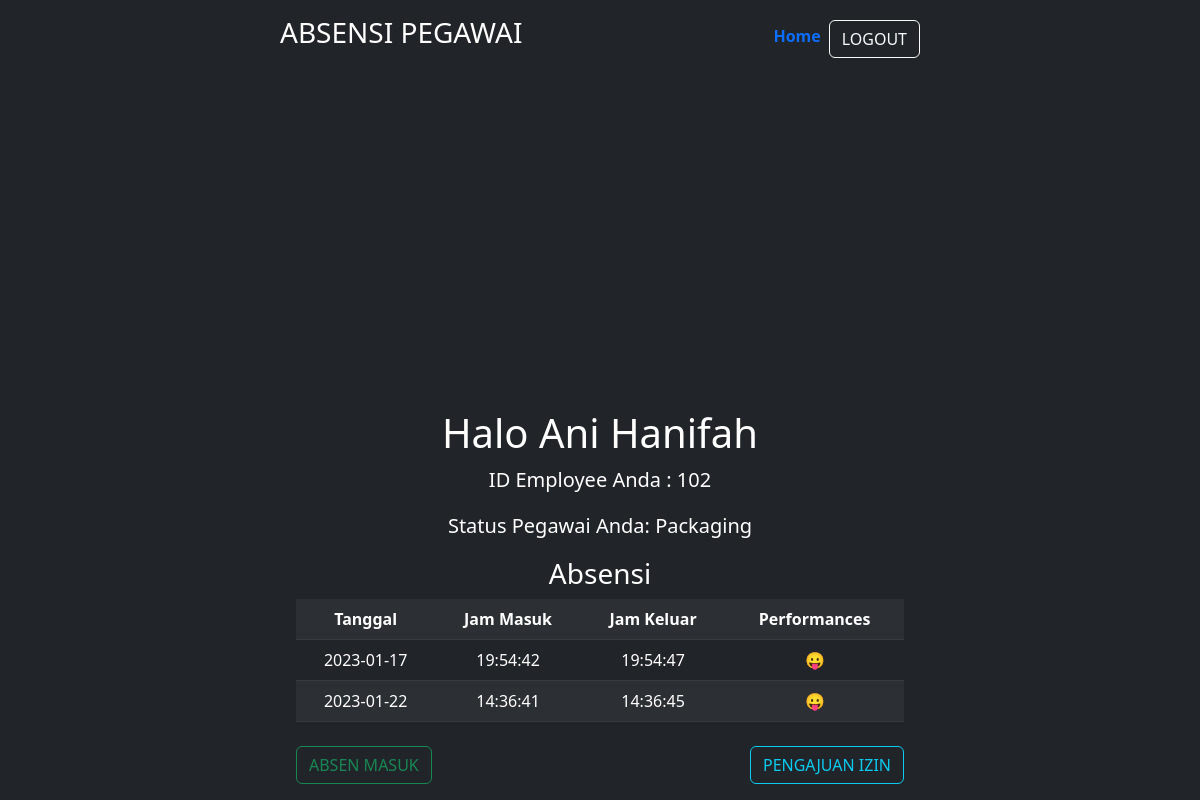
The page /dashboard/index.php (signed in) on the database its author committed.
### tables this page shows
CREATE TABLE `attendances` (
  `id` int(11) NOT NULL,
  `employee_id` int(8) NOT NULL,
  `tgl` varchar(255) DEFAULT NULL,
  `clock_in` varchar(255) DEFAULT NULL,
  `clock_out` varchar(255) DEFAULT NULL
);

### dashboard/absensi.php (the view, shortened to what this page needs)
<table class="table table-striped table-dark table-hover">
    <tr>
        <th>Tanggal</th>
        <th>Jam Masuk</th>
        <th>Jam Keluar</th>
        <th>Performances</th>
    </tr>
    <?php
    include "../connection.php";
    $employee_id = $_SESSION['employee_id'];
    $sql = "SELECT * FROM attendances WHERE employee_id = $employee_id";
    $result = $db->query($sql);
    while ($row = $result->fetch_assoc()) {
        echo "<tr>";
        echo "<td>" . $row['tgl'] . "</td>";
        echo "<td>" . $row['clock_in'] . "</td>";
        if (empty($row['clock_out'])) {
            echo "<td>
                    <form action='action.php' method='POST'>
                        <button type='submit' name='keluar' class='btn btn-outline-warning btn-sm'>ABSEN KELUAR</button>
                    </form>
                  </td>";
        } else {
            echo "<td>" . $row['clock_out'] . "</td>";
        }
        echo "<td> 😛</td>";
        echo "</tr>";
    }
    ?>
</table>

### rows shown on the page
attendances: tgl "2023-01-17", clock_in "19:54:42", clock_out "19:54:47"
attendances: tgl "2023-01-22", clock_in "14:36:41", clock_out "14:36:45"

### other values the page prints
$_SESSION['fullname'] "Ani Hanifah"
$_SESSION['employee_id'] "102"
$_SESSION['role'] "Packaging"
